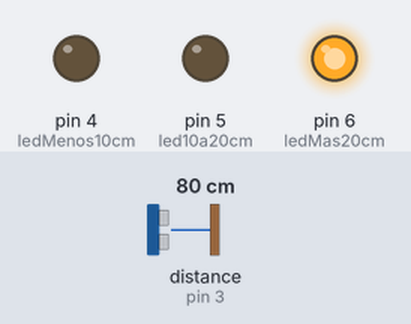
Recording of a sketch running on a simulated Arduino Uno, built with avr-gcc and run on an emulated ATmega328P. Shown: output pins drawn as LEDs (lit = HIGH). Wiring (inferred from the names in the program): ultrasonic range finder: trigger pin 2; echo pin 3. Inputs (shaded band) come from the test bench; at power-on: distance to the obstacle (sensor on pin 3) 80 cm. The echo pulse lasts 58.3 µs per cm; pins used as bus, display or sensor lines are not drawn.

Above: at 1.2 s.
1.3 s: distance to the obstacle (sensor on pin 3) set to 23 cm
2.8 s: distance to the obstacle (sensor on pin 3) set to 17 cm
At 3.3 s:
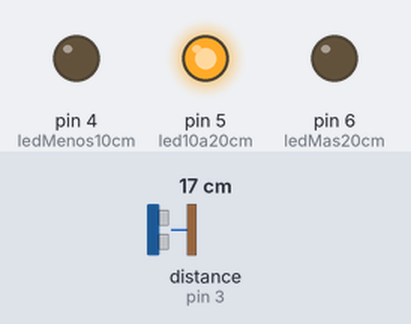
4.3 s: distance to the obstacle (sensor on pin 3) set to 12 cm
5.8 s: distance to the obstacle (sensor on pin 3) set to 9 cm
At 6.8 s:
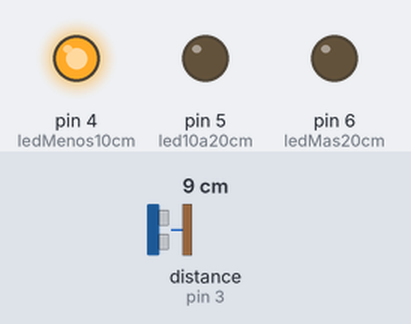
7.3 s: distance to the obstacle (sensor on pin 3) set to 18 cm
At 8.0 s:
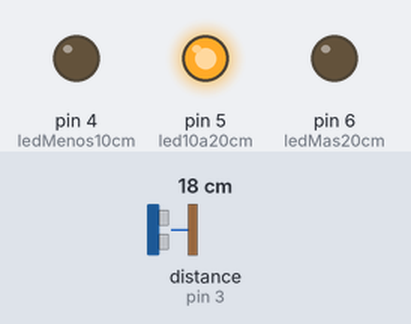
8.8 s: distance to the obstacle (sensor on pin 3) set to 2 cm
At 10.2 s:
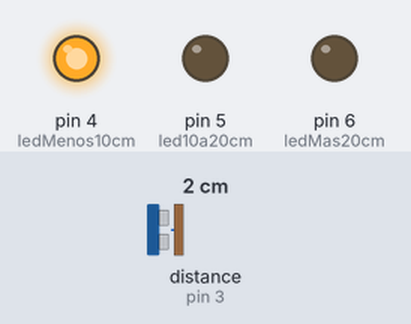
Timing chart, 0 to 11.3 s (numbered marks = the images above; inputs shaded):
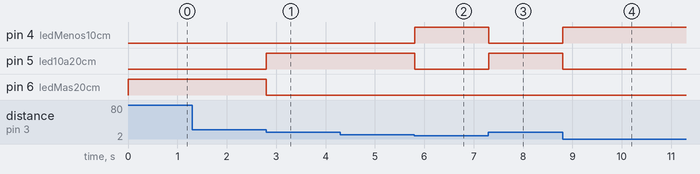

Measured:
- the behaviour switches between 21 and 20 cm on distance to the obstacle (sensor on pin 3) (found by bisection; images 0 and 1)
- the behaviour switches between 11 and 10 cm on distance to the obstacle (sensor on pin 3) (found by bisection; images 1 and 2)
- after the input at 1.3 s, every drawn part: stays the same
- after the input at 2.8 s, pin 5 (led10a20cm): LOW → HIGH at once; pin 6 (ledMas20cm): HIGH → LOW at once
- after the input at 4.3 s, every drawn part: stays the same
- after the input at 5.8 s, pin 4 (ledMenos10cm): LOW → HIGH at once; pin 5 (led10a20cm): HIGH → LOW at once
- after the input at 7.3 s, pin 4 (ledMenos10cm): HIGH → LOW at once; pin 5 (led10a20cm): LOW → HIGH at once
- after the input at 8.8 s, pin 4 (ledMenos10cm): LOW → HIGH at once; pin 5 (led10a20cm): HIGH → LOW at once

The sketch:

ultrasonido.ino
```cpp
// Definición de pines
const int triggerPin = 2; // Pin del trigger del sensor
const int echoPin = 3;    // Pin del echo del sensor
const int ledMenos10cm = 4;
const int led10a20cm = 5;
const int ledMas20cm = 6;

void setup() {
  pinMode(triggerPin, OUTPUT);
  pinMode(echoPin, INPUT);
  pinMode(ledMenos10cm, OUTPUT);
  pinMode(led10a20cm, OUTPUT);
  pinMode(ledMas20cm, OUTPUT);
}

void loop() {
  // Generar pulso en el pin del trigger
  digitalWrite(triggerPin, LOW);
  delayMicroseconds(2);
  digitalWrite(triggerPin, HIGH);
  delayMicroseconds(10);
  digitalWrite(triggerPin, LOW);

  // Calcular la distancia en centímetros
  long duracion = pulseIn(echoPin, HIGH);
  float distancia = duracion * 0.034 / 2;

  // Encender LEDs según la distancia medida
  if (distancia < 10) {
    digitalWrite(ledMenos10cm, HIGH);
    digitalWrite(led10a20cm, LOW);
    digitalWrite(ledMas20cm, LOW);
  } else if (distancia >= 10 && distancia <= 20) {
    digitalWrite(ledMenos10cm, LOW);
    digitalWrite(led10a20cm, HIGH);
    digitalWrite(ledMas20cm, LOW);
  } else {
    digitalWrite(ledMenos10cm, LOW);
    digitalWrite(led10a20cm, LOW);
    digitalWrite(ledMas20cm, HIGH);
  }
}
```
